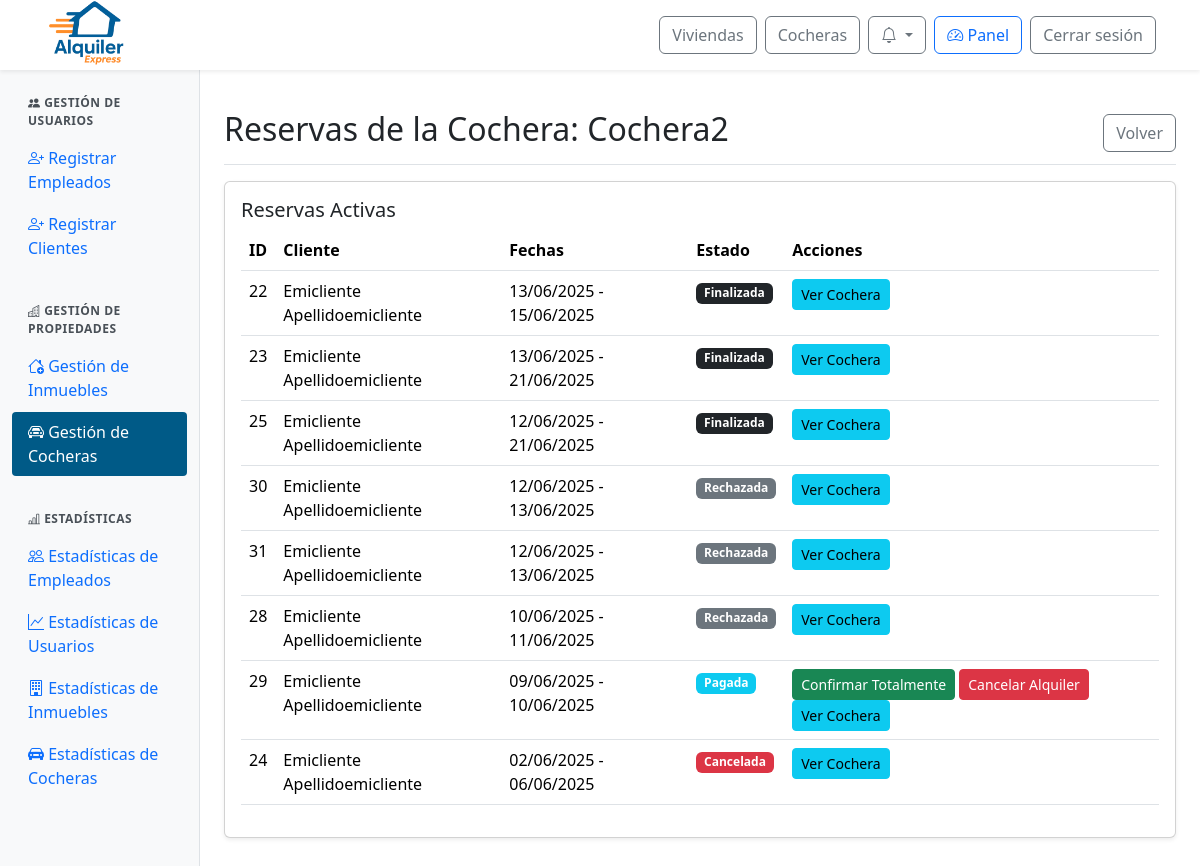
Page /panel/cocheras/reservas/2/ (signed in) on the earlier database version.
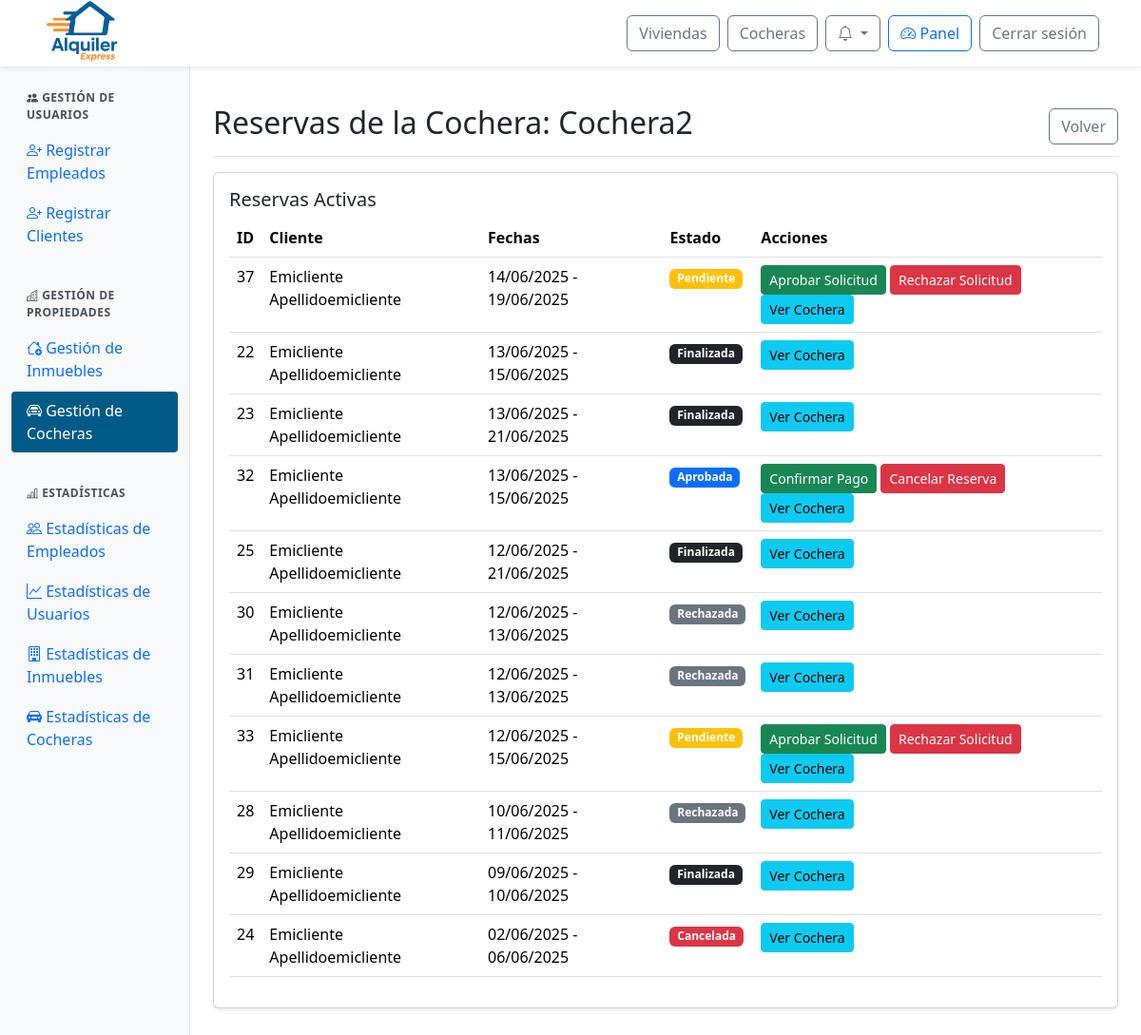
Same page on the later database version.
### web/models.py (models this page shows, shortened)
class Reserva(models.Model):
    id_reserva = models.AutoField(primary_key=True)
    fecha_inicio = models.DateField()
    fecha_fin = models.DateField()
    precio_total = models.DecimalField(max_digits=10, decimal_places=2)
    estado = models.ForeignKey(Estado, on_delete=models.SET_NULL, null=True)  # Aquí está el estado FK
    inmueble = models.ForeignKey(Inmueble, null=True, blank=True, on_delete=models.SET_NULL)
    cochera = models.ForeignKey(Cochera, null=True, blank=True, on_delete=models.SET_NULL)
    descripcion = models.TextField()
    def cliente(self):
        rel = ClienteInmueble.objects.filter(reserva=self).first()
        return rel.cliente if rel else None

class ClienteInmueble(models.Model):
    id_cliente_inmueble = models.AutoField(primary_key=True)
    cliente = models.ForeignKey(Perfil, on_delete=models.CASCADE)  # FK a Perfil, no Usuario
    inmueble = models.ForeignKey(Inmueble, null=True, blank=True, on_delete=models.SET_NULL)
    cochera = models.ForeignKey(Cochera, null=True, blank=True, on_delete=models.SET_NULL)
    reserva = models.ForeignKey(Reserva, on_delete=models.CASCADE)

class Perfil(models.Model):
    id_perfil = models.AutoField(primary_key=True)
    usuario = models.OneToOneField(User, on_delete=models.CASCADE)
    dni = models.CharField(max_length=20)

class Estado(models.Model):
    id_estado = models.AutoField(primary_key=True)
    nombre = models.CharField(max_length=100)

### web/views.py (the view)
# urls.py: path('panel/cocheras/reservas/<int:id_cochera>/', views.admin_cocheras_reservas, name='admin_cocheras_reservas'),
@login_required
@user_passes_test(is_admin)
def admin_cocheras_reservas(request, id_cochera):
    cochera = get_object_or_404(Cochera, id_cochera=id_cochera)
    reservas = Reserva.objects.filter(cochera=cochera).order_by('-fecha_inicio')
    return render(request, 'admin/admin_cocheras_reservas.html', {'cochera': cochera, 'reservas': reservas})

### web/context_processors.py (called while the page is built)
def notifications(request):
    if request.user.is_authenticated:
        try:
            return {
                'notificaciones': request.user.perfil.notificacion_set.order_by('-fecha_creacion')[:10],
                'notificaciones_no_leidas': request.user.perfil.notificacion_set.filter(leido=False).count()
            }
        except Exception:
            return {}
    return {}

### web/views.py (called while the page is built)
def is_admin(user):
    return user.is_authenticated and user.is_staff

### web/templates/admin/admin_cocheras_reservas.html (shortened to what this page needs)
{% extends 'admin/admin_base.html' %}
{% load static %}
{% block admin_content %}
<div class="d-flex justify-content-between flex-wrap flex-md-nowrap align-items-center pt-3 pb-2 mb-3 border-bottom">
  <h1 class="h2">Reservas de la Cochera: {{ cochera.nombre }}</h1>
  <a href="{% url 'admin_cocheras' %}" class="btn btn-outline-secondary">Volver</a>
</div>
<div class="card shadow-sm mb-4">
  <div class="card-body">
    <h5 class="card-title">Reservas Activas</h5>
    <div class="table-responsive">
      <table class="table table-hover">
        <thead>
          <tr>
            <th>ID</th>
            <th>Cliente</th>
            <th>Fechas</th>
            <th>Estado</th>
            <th>Acciones</th>
          </tr>
        </thead>
        <tbody>
          {% for reserva in reservas %}
          <tr>
            <td>{{ reserva.id_reserva }}</td>
            <td>
              {% if reserva.cliente %}
                {{ reserva.cliente.usuario.get_full_name|default:reserva.cliente.usuario.username }}
              {% else %}
                Cliente no disponible
              {% endif %}
            </td>
            <td>{{ reserva.fecha_inicio|date:"d/m/Y" }} - {{ reserva.fecha_fin|date:"d/m/Y" }}</td>
            <td>
              <span class="badge
                {% if reserva.estado.nombre == 'Confirmada' %}bg-success
                {% elif reserva.estado.nombre == 'Cancelada' %}bg-danger
                {% elif reserva.estado.nombre == 'Rechazada' %}bg-secondary
                {% elif reserva.estado.nombre == 'Pagada' %}bg-info
                {% elif reserva.estado.nombre == 'Aprobada' %}bg-primary
                {% elif reserva.estado.nombre == 'Pendiente' %}bg-warning
                {% elif reserva.estado.nombre == 'Finalizada' %}bg-dark
                {% else %}bg-warning{% endif %}">
                {{ reserva.estado.nombre }}
              </span>
            </td>
            <td>
              {% if reserva.estado.nombre == 'Pendiente' %}
                <button class="btn btn-sm btn-success" onclick="cambiarEstado('{{ reserva.id_reserva }}', 'Aprobada')">Aprobar Solicitud</button>
                <button class="btn btn-sm btn-danger" onclick="cambiarEstado('{{ reserva.id_reserva }}', 'Rechazada')">Rechazar Solicitud</button>
              {% elif reserva.estado.nombre == 'Aprobada' %}
                <button class="btn btn-sm btn-success" onclick="cambiarEstado('{{ reserva.id_reserva }}', 'Pagada')">Confirmar Pago</button>
                <button class="btn btn-sm btn-danger" onclick="cambiarEstado('{{ reserva.id_reserva }}', 'Cancelada')">Cancelar Reserva</button>
              {% elif reserva.estado.nombre == 'Pagada' %}
                <button class="btn btn-sm btn-success" onclick="cambiarEstado('{{ reserva.id_reserva }}', 'Confirmada')">Confirmar Totalmente</button>
                <button class="btn btn-sm btn-danger" onclick="cambiarEstado('{{ reserva.id_reserva }}', 'Cancelada')">Cancelar Alquiler</button>
              {% elif reserva.estado.nombre == 'Confirmada' %}
                <button class="btn btn-sm btn-success" onclick="cambiarEstado('{{ reserva.id_reserva }}', 'Finalizada')">Terminar Alquiler</button>
                <button class="btn btn-sm btn-danger" onclick="cambiarEstado('{{ reserva.id_reserva }}', 'Cancelada')">Cancelar Alquiler</button>
              {% endif %}
              <a href="{% url 'detalle_cochera' cochera.id_cochera %}" class="btn btn-sm btn-info">Ver Cochera</a>
            </td>
          </tr>
          {% empty %}
          <tr>
            <td colspan="5" class="text-center">No hay reservas activas</td>
          </tr>
          {% endfor %}
        </tbody>
      </table>
    </div>
  </div>
</div>
{% endblock %}

Differences in the rows shown:
added Reserva: id_reserva "37", cliente.usuario.get_full_name "Emicliente Apellidoemicliente", fecha_inicio "14/06/2025", fecha_fin "19/06/2025", estado.nombre "Pendiente"
added Reserva: id_reserva "32", cliente.usuario.get_full_name "Emicliente Apellidoemicliente", fecha_inicio "13/06/2025", fecha_fin "15/06/2025", estado.nombre "Aprobada"
added Reserva: id_reserva "33", cliente.usuario.get_full_name "Emicliente Apellidoemicliente", fecha_inicio "12/06/2025", fecha_fin "15/06/2025", estado.nombre "Pendiente"
changed Reserva id 29: estado.nombre "Pagada" → "Finalizada"; no longer shows "Confirmar Totalmente Cancelar Alquiler"
